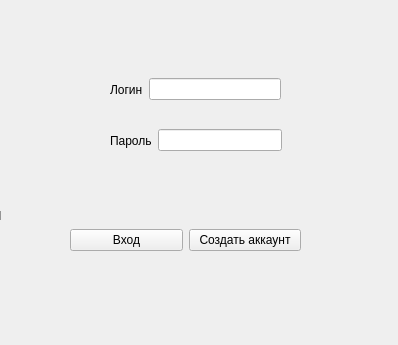
<?xml version="1.0" encoding="UTF-8"?>
<ui version="4.0">
 <class>Start</class>
 <widget class="QWidget" name="Start">
  <property name="geometry">
   <rect>
    <x>0</x>
    <y>0</y>
    <width>398</width>
    <height>345</height>
   </rect>
  </property>
  <property name="windowTitle">
   <string>Form</string>
  </property>
  <property name="autoFillBackground">
   <bool>false</bool>
  </property>
  <property name="styleSheet">
   <string notr="true"/>
  </property>
  <widget class="QWidget" name="horizontalLayoutWidget">
   <property name="geometry">
    <rect>
     <x>70</x>
     <y>200</y>
     <width>231</width>
     <height>80</height>
    </rect>
   </property>
   <layout class="QHBoxLayout" name="horizontalLayout">
    <item>
     <widget class="QPushButton" name="button_enter">
      <property name="styleSheet">
       <string notr="true"/>
      </property>
      <property name="text">
       <string>Вход</string>
      </property>
     </widget>
    </item>
    <item>
     <widget class="QPushButton" name="button_create">
      <property name="styleSheet">
       <string notr="true"/>
      </property>
      <property name="text">
       <string>Создать аккаунт</string>
      </property>
     </widget>
    </item>
   </layout>
  </widget>
  <widget class="QWidget" name="horizontalLayoutWidget_2">
   <property name="geometry">
    <rect>
     <x>110</x>
     <y>59</y>
     <width>171</width>
     <height>61</height>
    </rect>
   </property>
   <layout class="QHBoxLayout" name="horizontalLayout_2">
    <item>
     <widget class="QLabel" name="lable_login">
      <property name="styleSheet">
       <string notr="true"/>
      </property>
      <property name="text">
       <string>Логин</string>
      </property>
     </widget>
    </item>
    <item>
     <widget class="QLineEdit" name="line_login">
      <property name="styleSheet">
       <string notr="true"/>
      </property>
     </widget>
    </item>
   </layout>
  </widget>
  <widget class="QWidget" name="horizontalLayoutWidget_3">
   <property name="geometry">
    <rect>
     <x>110</x>
     <y>110</y>
     <width>172</width>
     <height>61</height>
    </rect>
   </property>
   <layout class="QHBoxLayout" name="horizontalLayout_3">
    <item>
     <widget class="QLabel" name="label_password">
      <property name="styleSheet">
       <string notr="true"/>
      </property>
      <property name="text">
       <string>Пароль</string>
      </property>
     </widget>
    </item>
    <item>
     <widget class="QLineEdit" name="line_password">
      <property name="styleSheet">
       <string notr="true"/>
      </property>
     </widget>
    </item>
   </layout>
  </widget>
  <widget class="QLabel" name="pic">
   <property name="geometry">
    <rect>
     <x>-50</x>
     <y>-80</y>
     <width>471</width>
     <height>591</height>
    </rect>
   </property>
   <property name="text">
    <string>TextLabel</string>
   </property>
  </widget>
  <zorder>pic</zorder>
  <zorder>horizontalLayoutWidget</zorder>
  <zorder>horizontalLayoutWidget_2</zorder>
  <zorder>horizontalLayoutWidget_3</zorder>
 </widget>
 <resources/>
 <connections/>
</ui>
